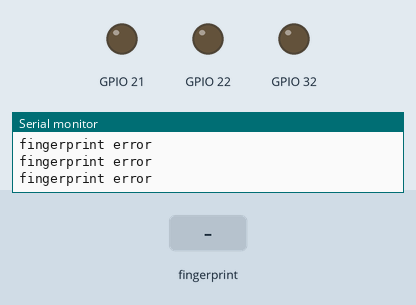
Simulated run of this sketch. Board: ESP32. Parts: output pins drawn as LEDs (lit = HIGH), the last lines printed to the serial monitor. Inputs (shaded band) come from the test bench. WiFi joins after 1.5 s; servers stay silent unless stated; network time is answered at once with the bench clock; the local clock reads 2024-03-15 10:24:30 at power-on unless the sketch sets it.

Above: at 4.7 s.
4.8 s: finger stored as number 1 placed on the sensor
At 5.6 s:
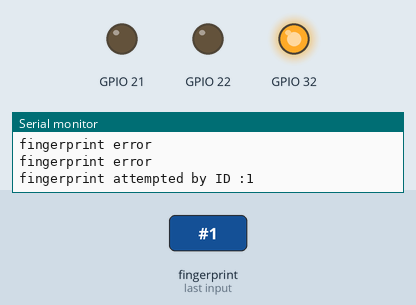
Timing chart, 0 to 7.8 s (numbered marks = the images above; inputs shaded):
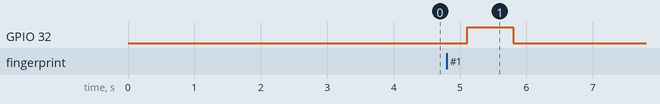

The sketch:

ESPComplete.ino
```cpp
#include <Adafruit_Fingerprint.h>
#include <WiFi.h>
#include <WiFiClientSecure.h>
#include <UniversalTelegramBot.h>
#include <ArduinoJson.h>
#include <NTPClient.h>
#include <WiFiUdp.h>

#define mySerial Serial2
#define BOTtoken "5598820891:AAHRB4uU4JXf82uVMNariBXgm1CRwaSOKRQ"
#define CHAT_ID "1409472617"

int numberAttempted = 0;
unsigned long myTime;

const char* ssid = "OnePlus 7Pro";
const char* password = "gh-#$Ay@";

Adafruit_Fingerprint finger = Adafruit_Fingerprint(&mySerial);

WiFiClientSecure client;
UniversalTelegramBot bot(BOTtoken, client);

WiFiUDP ntpUDP;
NTPClient timeClient(ntpUDP);

String formattedDate;
String dayStamp;
String timeStamp;

// Fuction to get WIFI status
String get_wifi_status(int status){
    switch(status){
        case WL_IDLE_STATUS:
        return "WL_IDLE_STATUS";
        case WL_SCAN_COMPLETED:
        return "WL_SCAN_COMPLETED";
        case WL_NO_SSID_AVAIL:
        return "WL_NO_SSID_AVAIL";
        case WL_CONNECT_FAILED:
        return "WL_CONNECT_FAILED";
        case WL_CONNECTION_LOST:
        return "WL_CONNECTION_LOST";
        case WL_CONNECTED:
        return "WL_CONNECTED";
        case WL_DISCONNECTED:
        return "WL_DISCONNECTED";
    }
}

// Function to get date and time from internet server
String get_date_time()
{
  while(!timeClient.update()) {
    timeClient.forceUpdate();
  }
  // The formattedDate comes with the following format:
  // 2018-05-28T16:00:13Z
  formattedDate = timeClient.getFormattedDate();
  return formattedDate;
}

void setup() {
    /************************* Initializing Serial Ports ************************/
      pinMode(32,OUTPUT);
      pinMode(21,OUTPUT);
      pinMode(22,OUTPUT);

      digitalWrite(32,LOW);
      digitalWrite(21,LOW);
      digitalWrite(22,LOW);

      //pinMode(10,INPUT_PULLUP);
      Serial.begin(9600);
    //Serial2.begin(9600, SERIAL_8N1, RXD2, TXD2);

    delay(1000);


    /*****************Connecting to WIFI*********************/
    int status = WL_IDLE_STATUS;
    Serial.println("\nConnecting");
    Serial.println(get_wifi_status(status));
    WiFi.begin(ssid, password);
    while(status != WL_CONNECTED){
        delay(500);
        status = WiFi.status();
        Serial.println(get_wifi_status(status));
    }

    Serial.println("\nConnected to the WiFi network");
    Serial.print("Local ESP32 IP: ");
    Serial.println(WiFi.localIP());
   /***************************** Initializing Telegram ****************************/

   client.setCACert(TELEGRAM_CERTIFICATE_ROOT);

   /************************ Initializing Time *********************************/
   timeClient.begin();
   timeClient.setTimeOffset(21600);

     /************************************ Fingerprint Sensor Initialization **********************/
  finger.begin(57600);
  delay(5);
  // Check if fingerprint Sensor is connected and working properly

  if (finger.verifyPassword()) {
    Serial.println("Found fingerprint sensor!");
  } else {
    Serial.println("Did not find fingerprint sensor :(");
  }

  // Check if the fingerprint sensor has any valid fingerprint enrolled
   finger.getTemplateCount();

  if (finger.templateCount == 0) {
    Serial.print("Sensor doesn't contain any fingerprint data. Please run the 'enroll' example.");
  }
  else {
    Serial.println("Waiting for valid finger...");
      Serial.print("Sensor contains "); Serial.print(finger.templateCount); Serial.println(" templates");
  }
}

void loop() {

          int fingerID = getFingerprintIDez();
          String mystr = String(fingerID);
          if (fingerID != -1){
            if(fingerID != -2){
                numberAttempted = 0;
                Serial.print("fingerprint attempted by ID :");
                Serial.println(fingerID);
                dataSend(fingerID);
                bot.sendMessage(CHAT_ID,get_date_time());
                bot.sendMessage(CHAT_ID, "Door opened by user ID: " + mystr);
            }
            else{
                numberAttempted = numberAttempted + 1;
                if (numberAttempted>=10){
                  numberAttempted = 0;
                  Serial.println("fingerprint attempted by unknown user");
                  dataSend(fingerID);
                  bot.sendMessage(CHAT_ID,get_date_time());
                  bot.sendMessage(CHAT_ID, "Finger print attempted by unknown person");
                }

            }
          }
          else{
              Serial.println("fingerprint error");
              dataSend(fingerID);
          }

}


int getFingerprintIDez() {
  uint8_t p = finger.getImage();
  if (p != FINGERPRINT_OK)  return -1;

  p = finger.image2Tz();
  if (p != FINGERPRINT_OK)  return -1;

  p = finger.fingerFastSearch();
  if (p != FINGERPRINT_OK)  return -2;

  // found a match!
  //Serial.print("Found ID #"); Serial.print(finger.fingerID);
  //Serial.print(" with confidence of "); Serial.println(finger.confidence);

  return finger.fingerID;
}

void dataSend(int ID)
{
  switch(ID){
    case -1:
      digitalWrite(32,LOW);
      digitalWrite(21,LOW);
      digitalWrite(22,LOW);
      break;
    case -2:
      digitalWrite(32,HIGH);
      digitalWrite(21,HIGH);
      digitalWrite(22,HIGH);
      break;
      case 1:
      digitalWrite(32,HIGH);
      digitalWrite(21,LOW);
      digitalWrite(22,LOW);
      break;
      case 2:
      digitalWrite(32,LOW);
      digitalWrite(21,HIGH);
      digitalWrite(22,LOW);
      break;
      case 3:
      digitalWrite(32,HIGH);
      digitalWrite(21,HIGH);
      digitalWrite(22,LOW);
      break;
      case 4:
      digitalWrite(32,LOW);
      digitalWrite(21,LOW);
      digitalWrite(22,HIGH);
      break;
      case 5:
      digitalWrite(32,HIGH);
      digitalWrite(21,LOW);
      digitalWrite(21,HIGH);
      break;
      case 6:
      digitalWrite(32,LOW);
      digitalWrite(21,HIGH);
      digitalWrite(22,HIGH);
      break;
  }
}
```

Measured:
- after the input at 4.8 s, GPIO 32: LOW → HIGH after 0.31 s, → LOW 0.69 s later
